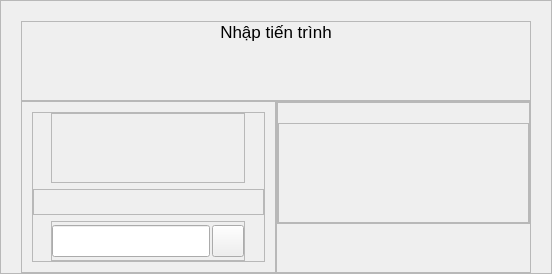
       <widget class="QFrame" name="inputProcessContainer">
        <property name="minimumSize">
         <size>
          <width>510</width>
          <height>0</height>
         </size>
        </property>
        <property name="frameShape">
         <enum>QFrame::StyledPanel</enum>
        </property>
        <property name="frameShadow">
         <enum>QFrame::Raised</enum>
        </property>
        <layout class="QVBoxLayout" name="verticalLayout_3">
         <property name="spacing">
          <number>0</number>
         </property>
         <property name="leftMargin">
          <number>20</number>
         </property>
         <property name="topMargin">
          <number>20</number>
         </property>
         <property name="rightMargin">
          <number>20</number>
         </property>
         <property name="bottomMargin">
          <number>0</number>
         </property>
         <item>
          <widget class="QFrame" name="frame_3">
           <property name="minimumSize">
            <size>
             <width>0</width>
             <height>80</height>
            </size>
           </property>
           <property name="maximumSize">
            <size>
             <width>16777215</width>
             <height>80</height>
            </size>
           </property>
           <property name="frameShape">
            <enum>QFrame::StyledPanel</enum>
           </property>
           <property name="frameShadow">
            <enum>QFrame::Raised</enum>
           </property>
           <layout class="QVBoxLayout" name="verticalLayout_18">
            <property name="spacing">
             <number>0</number>
            </property>
            <property name="leftMargin">
             <number>0</number>
            </property>
            <property name="topMargin">
             <number>0</number>
            </property>
            <property name="rightMargin">
             <number>0</number>
            </property>
            <property name="bottomMargin">
             <number>0</number>
            </property>
            <item alignment="Qt::AlignTop">
             <widget class="QLabel" name="label_14">
              <property name="font">
               <font>
                <pointsize>13</pointsize>
                <weight>62</weight>
                <bold>true</bold>
               </font>
              </property>
              <property name="text">
               <string>Nhập tiến trình</string>
              </property>
              <property name="alignment">
               <set>Qt::AlignCenter</set>
              </property>
             </widget>
            </item>
           </layout>
          </widget>
         </item>
         <item>
          <widget class="QWidget" name="widget_2" native="true">
           <property name="minimumSize">
            <size>
             <width>510</width>
             <height>0</height>
            </size>
           </property>
           <layout class="QHBoxLayout" name="horizontalLayout_3">
            <property name="spacing">
             <number>0</number>
            </property>
            <property name="leftMargin">
             <number>0</number>
            </property>
            <property name="topMargin">
             <number>0</number>
            </property>
            <property name="rightMargin">
             <number>0</number>
            </property>
            <property name="bottomMargin">
             <number>0</number>
            </property>
            <item>
             <widget class="QFrame" name="frame_14">
              <property name="minimumSize">
               <size>
                <width>250</width>
                <height>0</height>
               </size>
              </property>
              <property name="frameShape">
               <enum>QFrame::StyledPanel</enum>
              </property>
              <property name="frameShadow">
               <enum>QFrame::Raised</enum>
              </property>
              <layout class="QVBoxLayout" name="verticalLayout_12">
               <property name="leftMargin">
                <number>10</number>
               </property>
               <property name="topMargin">
                <number>10</number>
               </property>
               <property name="rightMargin">
                <number>10</number>
               </property>
               <property name="bottomMargin">
                <number>10</number>
               </property>
               <item>
                <widget class="QFrame" name="frame_17">
                 <property name="frameShape">
                  <enum>QFrame::StyledPanel</enum>
                 </property>
                 <property name="frameShadow">
                  <enum>QFrame::Raised</enum>
                 </property>
                 <layout class="QVBoxLayout" name="verticalLayout_13">
                  <property name="spacing">
                   <number>6</number>
                  </property>
                  <property name="leftMargin">
                   <number>0</number>
                  </property>
                  <property name="topMargin">
                   <number>0</number>
                  </property>
                  <property name="rightMargin">
                   <number>0</number>
                  </property>
                  <property name="bottomMargin">
                   <number>0</number>
                  </property>
                  <item alignment="Qt::AlignHCenter">
                   <widget class="QScrollArea" name="scrollArea_2">
                    <property name="minimumSize">
                     <size>
                      <width>194</width>
                      <height>0</height>
                     </size>
                    </property>
                    <property name="frameShadow">
                     <enum>QFrame::Raised</enum>
                    </property>
                    <property name="widgetResizable">
                     <bool>true</bool>
                    </property>
                    <property name="alignment">
                     <set>Qt::AlignHCenter|Qt::AlignTop</set>
                    </property>
                    <widget class="QWidget" name="processInsert_sa">
                     <property name="geometry">
                      <rect>
                       <x>0</x>
                       <y>0</y>
                       <width>192</width>
                       <height>326</height>
                      </rect>
                     </property>
                     <layout class="QVBoxLayout" name="processInsert_lo">
                      <property name="spacing">
                       <number>0</number>
                      </property>
                      <property name="leftMargin">
                       <number>0</number>
                      </property>
                      <property name="topMargin">
                       <number>0</number>
                      </property>
                      <property name="rightMargin">
                       <number>6</number>
                      </property>
                      <property name="bottomMargin">
                       <number>0</number>
                      </property>
                     </layout>
                    </widget>
                   </widget>
                  </item>
                  <item>
                   <widget class="QFrame" name="frame_26">
                    <property name="minimumSize">
                     <size>
                      <width>0</width>
                      <height>26</height>
                     </size>
                    </property>
                    <property name="maximumSize">
                     <size>
                      <width>16777215</width>
                      <height>30</height>
                     </size>
                    </property>
                    <property name="frameShape">
                     <enum>QFrame::StyledPanel</enum>
                    </property>
                    <property name="frameShadow">
                     <enum>QFrame::Raised</enum>
                    </property>
                    <layout class="QHBoxLayout" name="horizontalLayout_11">
                     <property name="spacing">
                      <number>0</number>
                     </property>
                     <property name="leftMargin">
                      <number>0</number>
                     </property>
                     <property name="topMargin">
                      <number>0</number>
                     </property>
                     <property name="rightMargin">
                      <number>0</number>
                     </property>
                     <property name="bottomMargin">
                      <number>0</number>
                     </property>
                     <item>
                      <widget class="QLabel" name="procesLEError_lb">
                       <property name="font">
                        <font>
                         <pointsize>10</pointsize>
                         <weight>62</weight>
                         <bold>true</bold>
                        </font>
                       </property>
                       <property name="text">
                        <string/>
                       </property>
                       <property name="alignment">
                        <set>Qt::AlignCenter</set>
                       </property>
                      </widget>
                     </item>
                    </layout>
                   </widget>
                  </item>
                  <item alignment="Qt::AlignHCenter">
                   <widget class="QFrame" name="frame_18">
                    <property name="minimumSize">
                     <size>
                      <width>194</width>
                      <height>40</height>
                     </size>
                    </property>
                    <property name="maximumSize">
                     <size>
                      <width>16777215</width>
                      <height>40</height>
                     </size>
                    </property>
                    <property name="frameShape">
                     <enum>QFrame::StyledPanel</enum>
                    </property>
                    <property name="frameShadow">
                     <enum>QFrame::Raised</enum>
                    </property>
                    <layout class="QHBoxLayout" name="horizontalLayout_8">
                     <property name="spacing">
                      <number>2</number>
                     </property>
                     <property name="leftMargin">
                      <number>0</number>
                     </property>
                     <property name="topMargin">
                      <number>0</number>
                     </property>
                     <property name="rightMargin">
                      <number>0</number>
                     </property>
                     <property name="bottomMargin">
                      <number>0</number>
                     </property>
                     <item>
                      <widget class="QLineEdit" name="processInput_le">
                       <property name="minimumSize">
                        <size>
                         <width>60</width>
                         <height>32</height>
                        </size>
                       </property>
                       <property name="maximumSize">
                        <size>
                         <width>160</width>
                         <height>32</height>
                        </size>
                       </property>
                       <property name="font">
                        <font>
                         <pointsize>10</pointsize>
                         <weight>62</weight>
                         <bold>true</bold>
                        </font>
                       </property>
                       <property name="alignment">
                        <set>Qt::AlignCenter</set>
                       </property>
                      </widget>
                     </item>
                     <item>
                      <widget class="QPushButton" name="blue_btn">
                       <property name="minimumSize">
                        <size>
                         <width>32</width>
                         <height>32</height>
                        </size>
                       </property>
                       <property name="maximumSize">
                        <size>
                         <width>32</width>
                         <height>32</height>
                        </size>
                       </property>
                       <property name="text">
                        <string/>
                       </property>
                       <property name="icon">
                        <iconset resource="resourse.qrc">
                         <normaloff>:/icons/icons/plus-positive-add-mathematical-symbol.png</normaloff>:/icons/icons/plus-positive-add-mathematical-symbol.png</iconset>
                       </property>
                      </widget>
                     </item>
                    </layout>
                   </widget>
                  </item>
                 </layout>
                </widget>
               </item>
              </layout>
             </widget>
            </item>
            <item>
             <widget class="QFrame" name="frame_16">
              <property name="minimumSize">
               <size>
                <width>250</width>
                <height>0</height>
               </size>
              </property>
              <property name="frameShape">
               <enum>QFrame::StyledPanel</enum>
              </property>
              <property name="frameShadow">
               <enum>QFrame::Raised</enum>
              </property>
              <layout class="QVBoxLayout" name="verticalLayout_14">
               <property name="spacing">
                <number>0</number>
               </property>
               <property name="leftMargin">
                <number>0</number>
               </property>
               <property name="topMargin">
                <number>0</number>
               </property>
               <property name="rightMargin">
                <number>0</number>
               </property>
               <property name="bottomMargin">
                <number>0</number>
               </property>
               <item alignment="Qt::AlignTop">
                <widget class="QFrame" name="frame_20">
                 <property name="frameShape">
                  <enum>QFrame::StyledPanel</enum>
                 </property>
                 <property name="frameShadow">
                  <enum>QFrame::Raised</enum>
                 </property>
                 <layout class="QVBoxLayout" name="verticalLayout_16">
                  <property name="spacing">
                   <number>6</number>
                  </property>
                  <property name="leftMargin">
                   <number>0</number>
                  </property>
                  <property name="topMargin">
                   <number>20</number>
                  </property>
                  <property name="rightMargin">
                   <number>0</number>
                  </property>
                  <property name="bottomMargin">
                   <number>0</number>
                  </property>
                  <item>
                   <widget class="QFrame" name="frame_21">
                    <property name="minimumSize">
                     <size>
                      <width>0</width>
                      <height>100</height>
                     </size>
                    </property>
                    <property name="maximumSize">
                     <size>
                      <width>16777215</width>
                      <height>100</height>
                     </size>
                    </property>
                    <property name="frameShape">
                     <enum>QFrame::StyledPanel</enum>
                    </property>
                    <property name="frameShadow">
                     <enum>QFrame::Raised</enum>
                    </property>
                    <layout class="QGridLayout" name="gridLayout_3">
                     <property name="leftMargin">
                      <number>0</number>
                     </property>
                     <property name="topMargin">
                      <number>0</number>
                     </property>
                     <property name="rightMargin">
                      <number>0</number>
                     </property>
                     <property name="bottomMargin">
                      <number>0</number>
                     </property>
                     <property name="horizontalSpacing">
                      <number>6</number>
                     </property>
                     <property name="verticalSpacing">
                      <number>2</number>
                     </property>
                     <item row="0" column="0">
                      <widget class="QLabel" name="label_16">
                       <property name="minimumSize">
                        <size>
                         <width>60</width>
                         <height>0</height>
                        </size>
                       </property>
                       <property name="maximumSize">
                        <size>
                         <width>60</width>
                         <height>16777215</height>
                        </size>
                       </property>
                       <property name="font">
                        <font>
                         <pointsize>10</pointsize>
                         <weight>62</weight>
                         <bold>true</bold>
                        </font>
                       </property>
                       <property name="text">
                        <string/>
                       </property>
                       <property name="alignment">
                        <set>Qt::AlignCenter</set>
                       </property>
                      </widget>
                     </item>
                     <item row="1" column="0">
                      <widget class="QLabel" name="label_18">
                       <property name="font">
                        <font>
                         <pointsize>10</pointsize>
                         <weight>62</weight>
                         <bold>true</bold>
                        </font>
                       </property>
                       <property name="text">
                        <string/>
                       </property>
                       <property name="alignment">
                        <set>Qt::AlignCenter</set>
                       </property>
                      </widget>
                     </item>
                    </layout>
                   </widget>
                  </item>
                 </layout>
                </widget>
               </item>
              </layout>
             </widget>
            </item>
           </layout>
          </widget>
         </item>
        </layout>
       </widget>
